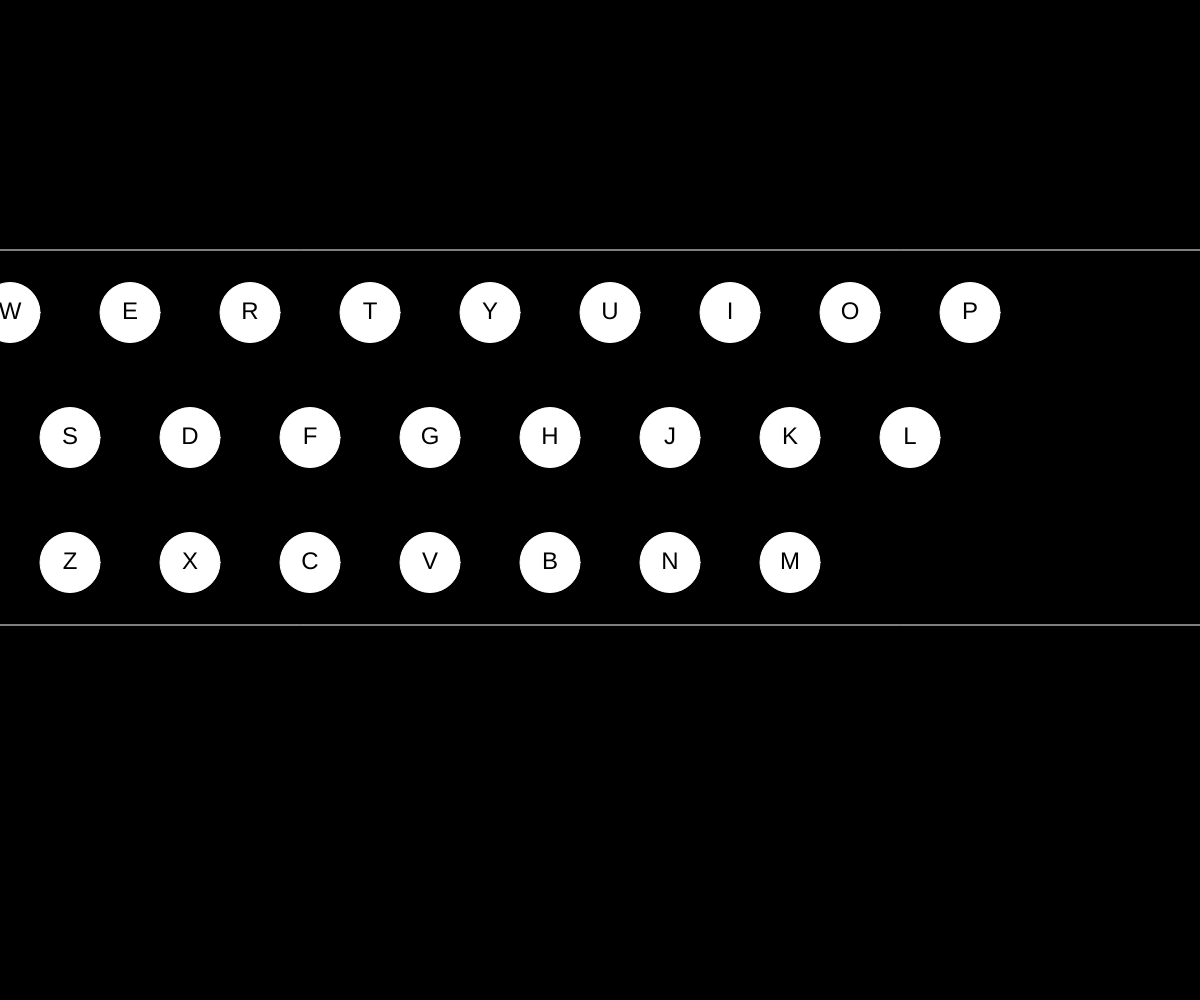
Frame 1 (no input)
Frame 60 (no input): identical to frame 1, image omitted
Frame 120 (the mouse pressed at the canvas centre since frame 60): identical to frame 1, image omitted

The p5.js sketch that drew this single still picture (run headless with seeded random() and noise() and a simulated clock; from frame 60 on, the mouse is pressed at the canvas centre):

// p5.js sketch
// ── sketch.js
const KEYBOARD_LAYOUT = [10, 9, 7]
const HEIGHT = screen.height
const WIDTH = screen.width
const KEYBOARD_ROW_POSITIONS = [5 * HEIGHT / 16, 7 * HEIGHT / 16, 9 * HEIGHT / 16]
const SPACE_BETWEEN_KEYS = 120
let MARGIN = 0
const DIAMETER = 60
const LETTERS = ['Q', 'W', 'E', 'R', 'T', 'Y', 'U', 'I', 'O', 'P', 'A', 'S', 'D', 'F', 'G', 'H', 'J', 'K', 'L', 'Z', 'X', 'C', 'V', 'B', 'N', 'M']
// console.log(HEIGHT)
let scale = 0

function setup() {
	createCanvas(windowWidth, windowHeight)
	scale = windowHeight / HEIGHT
	// createLampboard()
}

const createLayout = () => {
	stroke(255)
	line(0, height/4, width, height/4)
	line(0, 5 * height/8, width, 5 * height/8)
}

const createLampboard = () => {
	let letter_count = 0
	// stroke(125)
	// line(0, 3 * height/8, width, 3 * height/8)
	// line(0, 4 * height/8, width, 4 * height/8)
	stroke(60)
	// line(0, 5 * height * scale / 16, width, 5 * height * scale / 16)
	// line(0, 7 * height / 16, width, 7 * height / 16)
	// line(0, 9 * height / 16, width, 9 * height / 16)
	for (let i = 0; i < KEYBOARD_LAYOUT.length; i++) {
		MARGIN = (WIDTH - (KEYBOARD_LAYOUT[i] * (DIAMETER) + (KEYBOARD_LAYOUT[i] - 1 ) * (SPACE_BETWEEN_KEYS - DIAMETER) )) / 2
		// line(0, KEYBOARD_ROW_POSITIONS[i] * scale, width, KEYBOARD_ROW_POSITIONS[i] * scale)
		// letter_offset += KEYBOARD_LAYOUT[i-1]
		// console.log(WIDTH)
		for(let j = 0 ; j < KEYBOARD_LAYOUT[i] ; j ++) {
			// fill(0)
			let key  = LETTERS[letter_count]
			// console.log(key)
			stroke(255)
			circle(j*(SPACE_BETWEEN_KEYS) + (MARGIN + DIAMETER), KEYBOARD_ROW_POSITIONS[i] * scale, DIAMETER)
			// stroke(8)
			text(key, j*(SPACE_BETWEEN_KEYS) + (MARGIN + DIAMETER), KEYBOARD_ROW_POSITIONS[i] * scale)
			letter_count ++
		}
	}


}

function draw() {
	// console.log("height -> ", height)
	// console.log("HEIGHT -> ", HEIGHT)
	background(0)
	createLayout()
	textSize(24)
	// // strokeWeight(8)
	textAlign(CENTER, CENTER)
	createLampboard()
}
